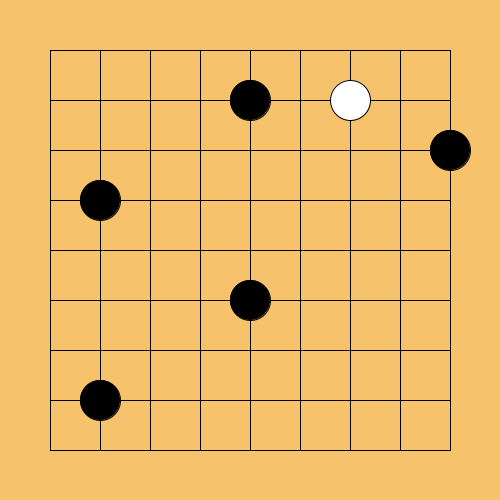
Frame 1 (no input)
Frame 60 (the mouse pressed at the canvas centre just before this capture): identical to frame 1, image omitted
Frame 120 (the mouse held since frame 60 and released just before this capture): identical to frame 1, image omitted

The Processing sketch that drew this single still picture (run headless with seeded random() and noise(); from frame 60 on, the mouse is pressed at the canvas centre):

// Processing sketch: week04_9_26_6_7_simple_line
// ── week04_9_26_6_7_simple_line.pde
void setup(){
  size(500,500);
}
int [][]go = {
  {0,0,0,0,0,0,0,0,0},
  {0,0,0,0,1,0,2,0,0},
  {0,0,0,0,0,0,0,0,1},
  {0,1,0,0,0,0,0,0,0},
  {0,0,0,0,0,0,0,0,0},
  {0,0,0,0,1,0,0,0,0},
  {0,0,0,0,0,0,0,0,0},
  {0,1,0,0,0,0,0,0,0},
  {0,0,0,0,0,0,0,0,0},
};
void draw(){
  background(246, 194, 108); ///棋盤顏色
  for(int i=1; i<=9; i++){ //迴圈
    line(50, 50*i, 450, 50*i); //橫線
    line(50*i, 50, 50*i, 450); //縱線
  }
  
  for(int i=0; i<9; i++){ //左手i，對應y座標
    for(int j=0; j<9; j++){ //右手j，對應x座標
      if(go[i][j]==1){
        fill(0); //黑棋
        ellipse(50+j*50, 50+i*50, 40, 40);
      }
      else if(go[i][j]==2){
        fill(255); //白棋
        ellipse(50+j*50, 50+i*50, 40, 40);
      }
    }
  }
}
